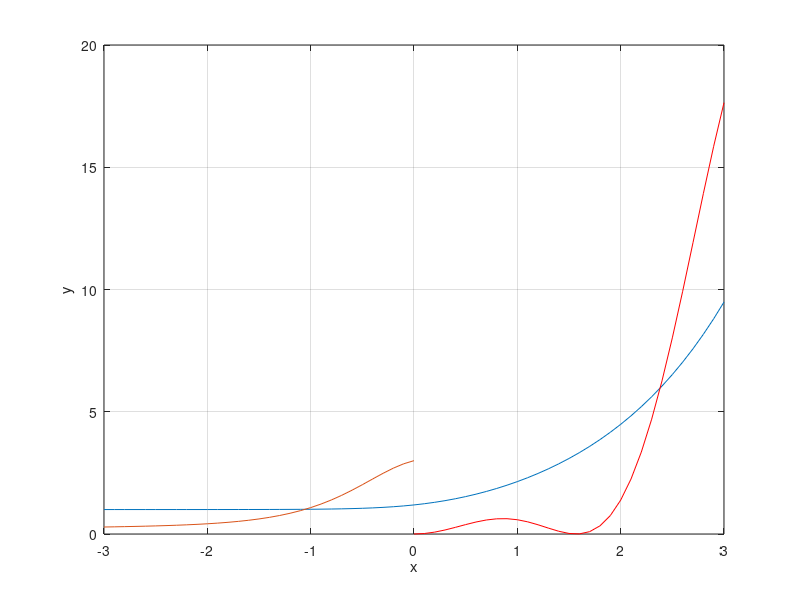

Reproduce this figure in MATLAB.
x_neg = -3:0.1:0;
x_pos = 0:0.1:3;
x_all = [x_neg, x_pos];


f_num = input("Enter the number of your pair of functions: ");

switch f_num
  case 1
    y = sin(x_all) .* exp(-2 .* x_all);
    g1 = (1 + x_neg.^2) ./ sqrt(1 + x_neg.^4);
    g2 = 2 .* x_pos + (sin(x_pos)).^2 ./ (2 + x_pos);
    plot(x_all, y, x_neg, g1, x_pos, g2, 'r');
    xlabel('x');
    ylabel('y');
    grid on;
   case 2
      y = (1 + x_all.^2)./(1 + 2 .* x_all.^2);
      g1 = 3 .* sin(x_neg) - cos(x_neg).^2;
      g2 = 3 .* sqrt(1 + x_pos.^2);
      plot(x_all, y, x_neg, g1, x_pos, g2, 'r');
      xlabel('x');
      ylabel('y');
      grid on;
   case 3
     y = (2 + (sin(x_all)).^2) ./ (1 + x_all.^2);
     g1 = 2 * x_neg.^2 ./ (1 + x_neg.^2);
     g2 = sqrt(1 + 2 .* x_pos ./ (1 + x_pos.^2));
     plot(x_all, y, x_neg, g1, x_pos, g2, 'r');
     xlabel('x');
     ylabel('y');
     grid on;
    case 4
     y = (2 + cos(x_all)) ./ (1 + exp(2 .* x_all));
     g1 = (3 + sin(2 .* x_neg).^2) ./ (1 + cos(x_neg).^2);
     g2 = 2 .* sqrt(1 + 2 .* x_pos);
     plot(x_all, y, x_neg, g1, x_pos, g2, 'r');
     xlabel('x');
     ylabel('y');
     grid on;
    case 5
     y = (1 + e.^(3 .* x_all)).^(1/4);
     g1 = (3 + sin(x_neg)) ./ (1 + x_neg.^2);
     g2 = 2 .* x_pos.^2 .* cos(x_pos).^2;
     plot(x_all, y, x_neg, g1, x_pos, g2, 'r');
     xlabel('x');
     ylabel('y');
     grid on;
    case 6
     y = (2 + 3 .* x_all) ./ (1 + x_all + x_all.^2);
     g1 = sqrt(1 + 2 .* x_neg.^2 - sin(x_neg).^2);
     g2 = (2 + x_pos) ./ cbrt(2 + e.^(- 0.1 .* x_pos));
     plot(x_all, y, x_neg, g1, x_pos, g2, 'r');
     xlabel('x');
     ylabel('y');
     grid on;
    case 7
     y = (1 + x_all) ./ (1 + sqrt(2 + x_all + x_all.^2));
     g1 = (1 + x_neg) ./ (1 + cos(x_neg).^2);
     g2 = sqrt(1 + x_pos.^2);
     plot(x_all, y, x_neg, g1, x_pos, g2, 'r');
     xlabel('x');
     ylabel('y');
     grid on;
    case 8
     y = (1 + x_all .* exp(-1 .* x_all)) ./ (2 + sqrt(x_all + sin(x_all).^2));
     g2 = (1 + 3 .* x_pos) ./ (2 + cbrt(1 + x_pos));
     g1 = sqrt(1 + abs(x_neg));
     plot(x_all, y, x_neg, g1, x_pos, g2, 'r');
     xlabel('x');
     ylabel('y');
     grid on;
  case 9
    y = (1 + x_all) ./ (1 + sqrt(2 + x_all + x_all.^2));
    g2 = (1 + x_pos) ./ (1 + cos(x_pos).^2);
    g1 = sqrt(1 + x_neg.^2);
    plot(x_all, y, x_neg, g1, x_pos, g2, 'r');
    xlabel('x');
    ylabel('y');
    grid on;
  case 10;
    y = (1 + x_all .* exp(-1 .* x_all)) ./ (2 + x_all.^2) .* sin(x_all).^2;
    g2 = (1+x_pos) ./ (2 + cos(x_pos).^2);
    g1 = sqrt(1 + abs(x_neg)) ./ (2 + abs(x_neg));
    plot(x_all, y, x_neg, g1, x_pos, g2, 'r');
    xlabel('x');
    ylabel('y');
    grid on;
  case 11
    y = (1 + exp(3 .* x_all)).^(1/4);
    g1 = (3 + sin(x_neg)) ./ (1 + x_neg.^2);
    g2 = 2 .* x_pos.^2 .* cos(x_pos).^2;
    plot(x_all, y, x_neg, g1, x_pos, g2, 'r');
    xlabel('x');
    ylabel('y');
    grid on;
  case 12
    y = (2 + 3 .* x_all) ./ (1 + x_all + x_all.^2);
    g1 = sqrt(1 + 2. * x_neg.^2 - sin(x_neg).^2);
    g2 = (2 + x_pos) ./ cbrt(2 + exp(-0.1 .* x_pos));
    plot(x_all, y, x_neg, g1, x_pos, g2, 'r');
    xlabel('x');
    ylabel('y');
    grid on;
  case 13
    y = sin(x_all) .* exp(-2 .* x_all);
    g1 = (1 + x_neg.^2) ./ sqrt(1 + x_neg.^4);
    g2 = 2 .* x_pos + sin(x_pos).^2 ./ (2 + x_pos);
    plot(x_all, y, x_neg, g1, x_pos, g2, 'r');
    xlabel('x');
    ylabel('y');
    grid on;
  case 14
    y = (1 + x_all) ./ (1 + 2 .* x_all.^2);
    g1 = 2 .* sin(x_neg) - cos(x_neg).^2;
    g2 = 3 .* sqrt(1+x_pos.^2);
    plot(x_all, y, x_neg, g1, x_pos, g2, 'r');
    xlabel('x');
    ylabel('y');
    grid on;
  case 15
    y = (2 + sin(x_all).^2) ./ (1 + x_all.^2);
    g1 = 3 .* x_neg ./ (1 + x_neg.^2);
    g2 = sqrt(1 + 2 .* x_pos ./ (1 + x_pos.^2));
    plot(x_all, y, x_neg, g1, x_pos, g2, 'r');
    xlabel('x');
    ylabel('y');
    grid on;
  otherwise
     disp("No such function pair.\n");
   end

